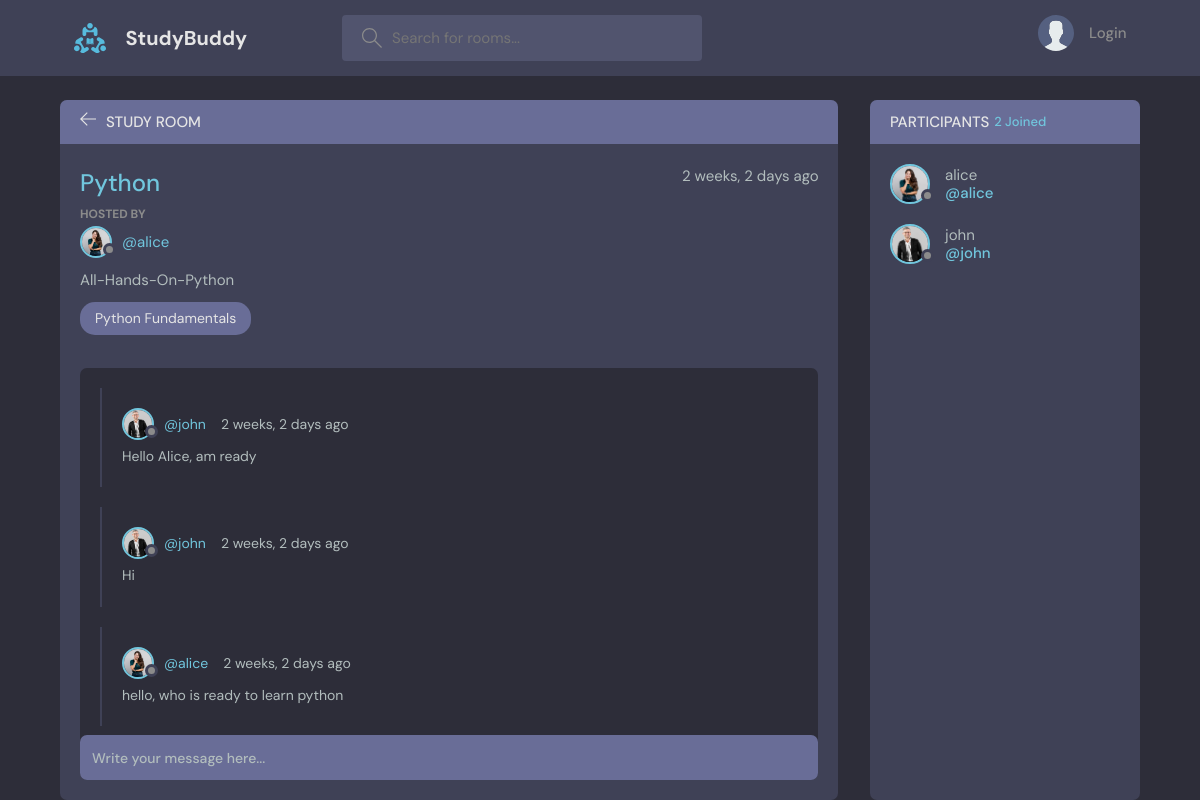
The app's page /room_page/1/ with its own data.
### home/models.py (models this page shows, shortened)
class Room(models.Model):
    host = models.ForeignKey(User, on_delete = models.SET_NULL, null=True)
    topic = models.ForeignKey(Topic, on_delete = models.SET_NULL, null=True)
    name = models.CharField(max_length=200)
    description = models.TextField(null=True, blank=True)
    participants = models.ManyToManyField(User, related_name = 'participants', blank=True)
    updated = models.DateTimeField(auto_now=True)
    created = models.DateTimeField(auto_now_add=True)
    class Meta:
        ordering = ["-updated", "-created"]

class User(AbstractUser):
    name = models.CharField(max_length=200, null=True)
    email = models.EmailField(unique=True, null=True)
    bio = models.TextField(null=True)
    avatar = models.ImageField(null=True, default="avatar.svg")
    USERNAME_FIELD = 'email'
    REQUIRED_FIELDS = []

class Topic(models.Model):
    name = models.CharField(max_length=200)
    def __str__(self):
        return self.name

class Message(models.Model):
    user = models.ForeignKey(User, on_delete = models.CASCADE)
    room = models.ForeignKey(Room, on_delete = models.CASCADE)
    body = models.TextField()
    updated = models.DateTimeField(auto_now=True)
    created = models.DateTimeField(auto_now_add=True)
    class Meta:
        ordering = ["-updated", "-created"]

### home/views.py (the view, shortened to what this page needs)
# urls.py: path('room_page/<str:pk>/', views.roomPage, name='room'),
def roomPage(request, pk):
    room = Room.objects.get(id=pk)
    room_messages = room.message_set.all()
    participants = room.participants.all()
    context = {'room' : room, 'room_messages' : room_messages, 'participants' : participants}
    return render(request, 'home/room.html', context)

### home/templates/home/room.html (shortened to what this page needs)
{% extends "main.html" %}
{% block content %}
    <main class="profile-page layout layout--2">
      <div class="container">
        <div class="room">
          <div class="room__top">
            <div class="room__topLeft">
              <a href="{% url 'home' %}">
                <svg version="1.1" xmlns="http://www.w3.org/2000/svg" width="32" height="32" viewBox="0 0 32 32">
                  <title>arrow-left</title>
                  <path
                    d="M13.723 2.286l-13.723 13.714 13.719 13.714 1.616-1.611-10.96-10.96h27.625v-2.286h-27.625l10.965-10.965-1.616-1.607z"
                  ></path>
                </svg>
              </a>
              <h3>Study Room</h3>
            </div>
          </div>
          <div class="room__box scroll">
            <div class="room__header scroll">
              <div class="room__info">
                <h3> {{room.name}} </h3>
                <span> {{room.created|timesince}} ago</span>
              </div>
              <div class="room__hosted">
                <p>Hosted By</p>
                <a href="{% url 'user-profile' room.host.id %}" class="room__author">
                  <div class="avatar avatar--small">
                    <img src="{{room.host.avatar.url}}" />
                  </div>
                  <span>@{{room.host.username}} </span>
                </a>
              </div>
               <div class="room__details">
                {{room.description}}
              </div>
              <span class="room__topics"> {{room.topic}} </span>
            </div>
            <div class="room__conversation">
              <div class="threads scroll">
                {% for message in room_messages %}
                <div class="thread">
                  <div class="thread__top">
                    <div class="thread__author">
                      <a href="{% url 'user-profile' message.user.id %}" class="thread__authorInfo">
                        <div class="avatar avatar--small">
                          <img src="{{message.user.avatar.url}}" />
                        </div>
                        <span>@{{message.user.username}} </span>
                      </a>
                      <span class="thread__date"> {{message.created|timesince}} ago</span>
                    </div>
                  </div>
                  <div class="thread__details">
                    {{message.body}}
                  </div>
                </div>
                {% endfor %}
              </div>
            </div>
          </div>
          <div class="room__message">
            <form action="" method = "POST" >
              <input name="body" placeholder="Write your message here..." />
            </form>
          </div>
        </div>
        <div class="participants">
          <h3 class="participants__top">Participants <span> {{participants.count}} Joined</span></h3>
          <div class="participants__list scroll">
            {% for user in participants  %}
            <a href="{% url 'user-profile' user.id %}" class="participant">
              <div class="avatar avatar--medium">
                <img src="{{user.avatar.url}}" />
              </div>
              <p>
                {{user.username}}
                <span>@{{user.username}}</span>
              </p>
            </a>
            {% endfor %}
          </div>
        </div>
      </div>
    </main>
    {% endblock content %}

### records on screen
Room: name "Python", created "2 weeks, 2 days", host.avatar (picture), host.username "alice", description "All-Hands-On-Python", topic "Python Fundamentals"
Message: user.avatar (picture), user.username "john", created "2 weeks, 2 days", body "Hello Alice, am ready"
Message: user.avatar (picture), user.username "john", created "2 weeks, 2 days", body "Hi"
Message: user.avatar (picture), user.username "alice", created "2 weeks, 2 days", body "hello, who is ready to learn python"
User: avatar (picture), username "alice"
User: avatar (picture), username "john"

### other values on screen
{{ participants.count }} "2"
